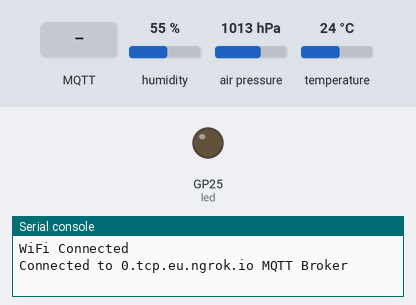
Simulated run of this program. Board: Raspberry Pi Pico running MicroPython. On the bench: output pins drawn as LEDs (lit = HIGH), the last lines printed to the serial console. Inputs (shaded band) come from the test bench; at power-on: humidity 55 %, air pressure 1013 hPa, temperature 24 °C. WiFi joins after 1.5 s; no MQTT or app messages arrive unless stated; the clock reads 2024-03-15 10:24:30 at power-on unless the program sets it; library files of the repository ran but are not shown: BME280.py.

Above: at 3.0 s.
3.1 s: humidity set to 79 %
12.5 s: humidity set to 82 %
At 21.6 s:
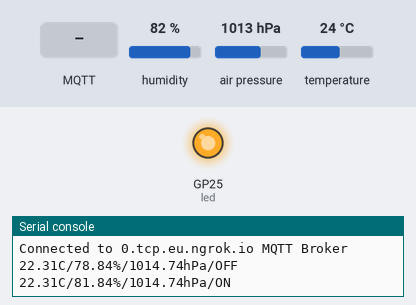
24.0 s: MQTT message "OFF" arrives on the first subscribed topic
At 24.4 s:
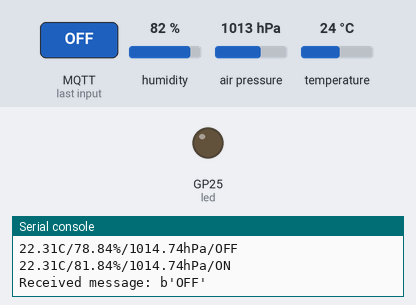
27.0 s: humidity set to 88 %
Timing chart, 0 to 32.6 s (numbered marks = the images above; inputs shaded):
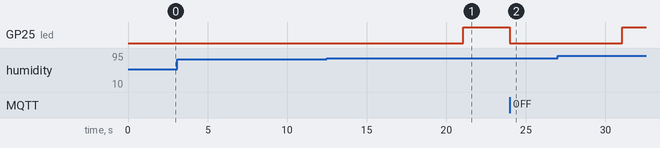

The program:

main.py
```python
from machine import Pin, I2C
import wifimgr
import time
import machine
from umqtt.simple import MQTTClient
import utime
import BME280

# Configura o pino LED como saída
led = machine.Pin("LED", machine.Pin.OUT)

# Inicializa a interface I2C com os pinos SCL e SDA especificados
i2c = I2C(id=0, scl=Pin(5), sda=Pin(4), freq=10000)

# Inicializa o sensor BME280 utilizando a interface I2C
bme = BME280.BME280(i2c=i2c)

# Define o intervalo de leitura em segundos
readDelay = 10

# Conecta-se à rede WiFi utilizando a biblioteca wifimgr
wlan = wifimgr.get_connection()
if wlan is None:
    # Se a conexão falhar, imprime uma mensagem de erro e entra num ciclo infinito
    print("Failed to initialize connection")
    while True:
        pass

print("WiFi Connected")

# Configurações do servidor MQTT
mqtt_server = '0.tcp.eu.ngrok.io'
client_id = 'teste'
topic_pub = b'test'
led_state = "OFF"
led.low()  # Desliga o LED inicialmente

# Função de callback para processar mensagens recebidas pelo MQTT
def mqtt_callback(topic, msg):
    global led_state
    print("Received message: %s" % msg)
    if msg == b"ON":
        led.high()  # Liga o LED
        led_state = "ON"
    elif msg == b"OFF":
        led.low()  # Desliga o LED
        led_state = "OFF"

# Função para conectar ao servidor MQTT
def mqtt_connect():
    client = MQTTClient(client_id, mqtt_server, port=10916, user="Pedro", password="test", keepalive=3600)
    client.set_callback(mqtt_callback)  # Define a função de callback para mensagens MQTT
    client.set_last_will("test", "Disconnected")  # Define a mensagem de última vontade
    client.connect()  # Conecta ao servidor MQTT
    print('Connected to %s MQTT Broker' % (mqtt_server))
    client.subscribe(topic_pub)  # Subscreve ao tópico definido
    return client

# Função para tentar reconectar ao servidor MQTT em caso de falha
def reconnect():
    print('Failed to connect to the MQTT Broker. Reconnecting...')
    time.sleep(5)
    machine.reset()  # Reinicia a máquina

# Tenta conectar ao servidor MQTT, e se falhar, tenta reconectar
try:
    client = mqtt_connect()
except OSError as e:
    reconnect()

last_send_time = utime.time()  # Armazena o tempo atual

# Ciclo principal
while True:
    client.check_msg()  # Verifica mensagens recebidas pelo MQTT
    current_time = utime.time()  # Obtém o tempo atual

    # Se o tempo decorrido for maior ou igual ao intervalo de leitura
    if current_time - last_send_time >= readDelay:
        tempC = bme.temperature  # Lê a temperatura do sensor
        hum = bme.humidity  # Lê a humidade do sensor
        pres = bme.pressure  # Lê a pressão do sensor
        hum_float = float(hum.strip('%'))
        if hum_float >= 80.00:
            led.high()
            led_state = "ON"
        # Formata a mensagem a ser enviada com os valores lidos e o estado do LED
        topic_msg = "{}/{}/{}/{}".format(tempC, hum, pres, led_state)
        print(topic_msg)  # Imprime a mensagem no terminal
        client.publish(topic_pub, topic_msg, retain=True)  # Publica a mensagem no tópico MQTT
        last_send_time = current_time  # Atualiza o tempo da última leitura
```

Measured:
- the behaviour switches between 80 and 81 % on humidity (found by bisection; images 0 and 1)
- after the input at 12.5 s, GP25 (led): LOW → HIGH after 8.6 s
- after the input at 24.0 s, GP25 (led): HIGH → LOW at once
